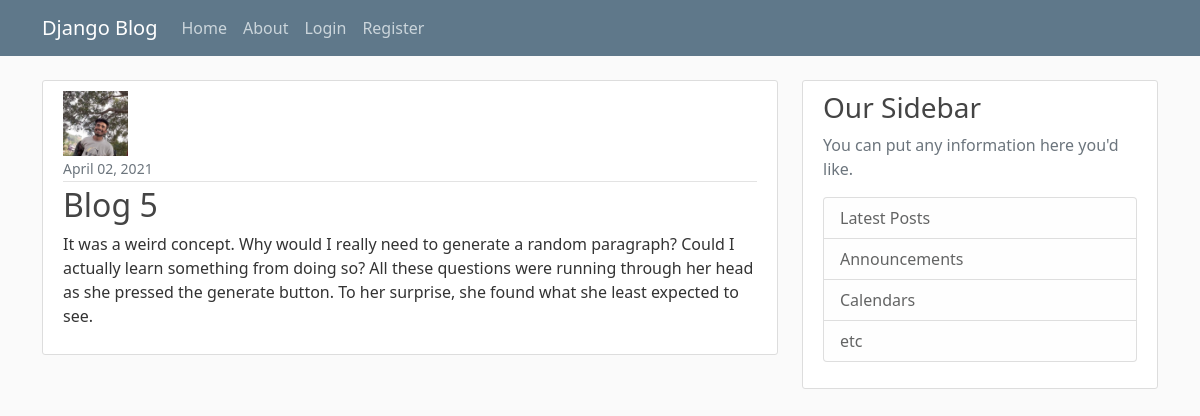
/post/5/, run on the app's committed database.
### my_firstapp/models.py (models this page shows, shortened)
class Post(models.Model):
    title = models.CharField(max_length = 100)
    content = models.TextField()
    date_posted = models.DateTimeField(default =  timezone.now)
    aurthor = models.ForeignKey(User, on_delete = models.CASCADE)

### users/models.py (models this page shows, shortened)
class Profile(models.Model):
    user = models.OneToOneField(User, on_delete = models.CASCADE)
    image = models.ImageField(default = 'default.jpg', upload_to = 'profile_pics')

### my_firstapp/views.py (the view)
# urls.py: path( 'post/<int:pk>/', PostDetailView.as_view(), name = 'post-detail' ),
class PostDetailView(DetailView):
    model = Post

### my_firstapp/templates/my_firstapp/post_detail.html (shortened to what this page needs)
{% extends 'my_firstapp/base.html' %}
{% block content %}
    <article class="media content-section">
        <img class="round-circle article-img" src="{{ object.aurthor.profile.image.url }}" alt="Proile Picture">
        <div class="media-body">
            <div class="article-metadata">
                <small class="text-muted">{{ object.date_posted|date:"F d, Y" }}</small>
            </div>
            <h2 class="article-title">{{ object.title }}</h2>
            <p class="article-content">{{ object.content }}</p>
        </div>
    </article>
{% endblock content %}

### my_firstapp/static/my_firstapp/main.css (style rules this page uses)
body { background: #fafafa; color: #333333; margin-top: 5rem; }
h1, h2, h3, h4, h5, h6 { color: #444444; }
.content-section { background: #ffffff; padding: 10px 20px; border: 1px solid #dddddd; border-radius: 3px; margin-bottom: 20px; }
.article-title { color: #444444; }
.article-content { white-space: pre-line; }
.article-img { height: 65px; width: 65px; margin-right: 16px; }
.article-metadata { padding-bottom: 1px; margin-bottom: 4px; border-bottom: 1px solid #e3e3e3 }

### data on the page
Post: aurthor.profile.image (picture), date_posted "April 02, 2021", title "Blog 5", content "It was a weird concept. Why would I really need to generate a random paragraph? Could I actually learn something from doing so? All these questions were running through her head as she pressed the generate button. To her surprise, she found what she least expected to see."
